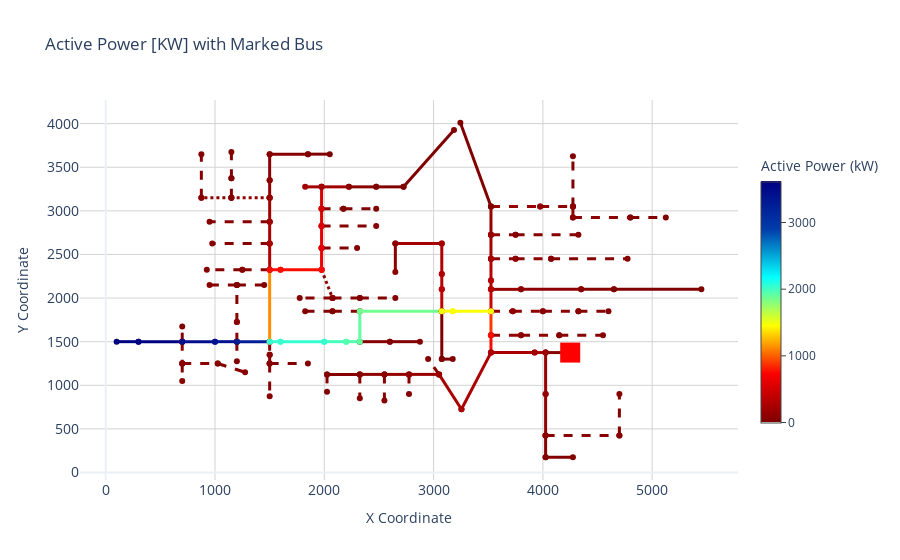

Write notebook code for a chart like this one.
### Code cell
# Mark a specific bus in the circuit plot
bus_list = [dss_tools.interactive_view.circuit_get_bus_marker(name="79", marker_name="My Bus", color="red", size=20)]
dss_tools.interactive_view.circuit_plot(parameter="active power", title="Active Power [KW] with Marked Bus", dash_2ph="dot", dash_1ph="dash", bus_markers=bus_list)
